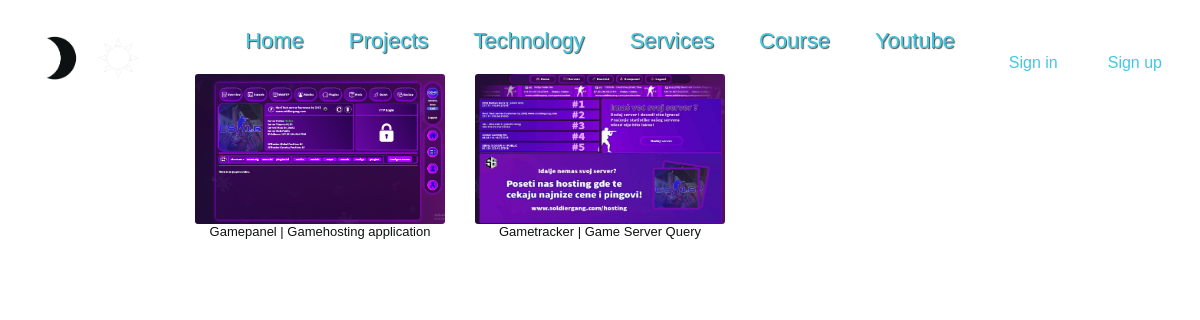
/projects/, run on the app's committed database.
### home/models.py (models this page shows, shortened)
class Projekat(models.Model):
    DIFFICULTY_CHOICES = [
        ('Easy', 'Easy'),
        ('Medium', 'Medium'),
        ('Hard', 'Hard'),
    ]
    VERSION_STAGE_CHOICES = [
        ('Alpha', 'Alpha'),
        ('Beta', 'Beta'),
        ('Release Candidate (RC)', 'Release Candidate (RC)'),
        ('Stable/General Availability (GA)', 'Stable/General Availability (GA)'),
    ]
    naziv = models.CharField(max_length=255)
    opis = models.TextField()
    datum_pocetka = models.DateField()
    datum_zavrsetka = models.DateField(null=True, blank=True)
    tehnologije = models.ManyToManyField(Tehnologija)
    link = models.URLField(null=True, blank=True)
    tezina = models.CharField(max_length=10, choices=DIFFICULTY_CHOICES, default='Easy')
    verzija_stage = models.CharField(max_length=32, choices=VERSION_STAGE_CHOICES, default='Alpha')
    verzija = models.CharField(max_length=20, blank=True)
    slug = models.SlugField(max_length=50, unique=True, blank=True)

class SlikeProjekta(models.Model):
    projekat = models.ForeignKey('Projekat', related_name='slike', on_delete=models.CASCADE)
    slika = models.ImageField(upload_to='projekti/slike/')

### home/views.py (the view)
# urls.py: path('projects/', views.projects, name="projects"),
def projects(request):
    projekti = Projekat.objects.all()
    context = {'projekti': projekti,}
    return render(request, 'home/projects.html', context)

### home/templates/home/projects.html (shortened to what this page needs)
{% load static %}
<html lang="en" class="hmtl">
<head>
    <link rel="stylesheet" href="{% static 'css/main.css' %}" class="css">
    <link rel="stylesheet" href="{% static 'css/projekti.css' %}" class="css">
    <link rel="stylesheet" href="{% static 'css/nav.css' %}" class="css">
</head>
<body>
    <header>
        {% include 'home/navigation.html' %}
</header>
    <main>
        <div class="project-grid">
            {% for projekat in projekti %}
            <div class="projekat">
                {% if projekat.slike.exists %}
                    <img src="{{ projekat.slike.first.slika.url }}" alt="Prva slika projekta {{ projekat.naziv }}">
                {% else %}
                    <img src="{% static 'images/default-image.jpg' %}" alt="Nema slike dostupne">
                {% endif %}
                <a href="{% url 'pregled_projekta' projekat_naziv=projekat.slug %}">{{ projekat.naziv }}</a>
            </div>
            {% endfor %}
        </div>
    </main>
</body>
</html>

### static/css/main.css (style rules this page uses)
:root { --background-color: white; --text-color: #0e1111; --border-main: #0e1111; }
body { background-color: var(--background-color); color: var(--text-color); transition: background-color 0.3s, color 0.3s; }
main { display: grid; justify-content: center; gap: 25px; }

### static/css/projekti.css (style rules this page uses)
.project-grid { display: grid; grid-template-columns: repeat(3, 250px); grid-template-rows: repeat(3, 250px); grid-column-gap: 30px; grid-row-gap: 30px; }
.projekat { cursor: pointer; height: 200px; }
.projekat img { width: 250px; height: 150px; border-radius: 3px; }
.projekat a { text-decoration: none; color: var(--text-color); font-family: 'Archivo-Bold', sans-serif; font-size: 13px; justify-content: center; width: 250px; display: flex; transition: 0.4s ease; }

### data on the page
Projekat: slike.first.slika (picture), naziv "Gamepanel | Gamehosting application"
Projekat: slike.first.slika (picture), naziv "Gametracker | Game Server Query"
